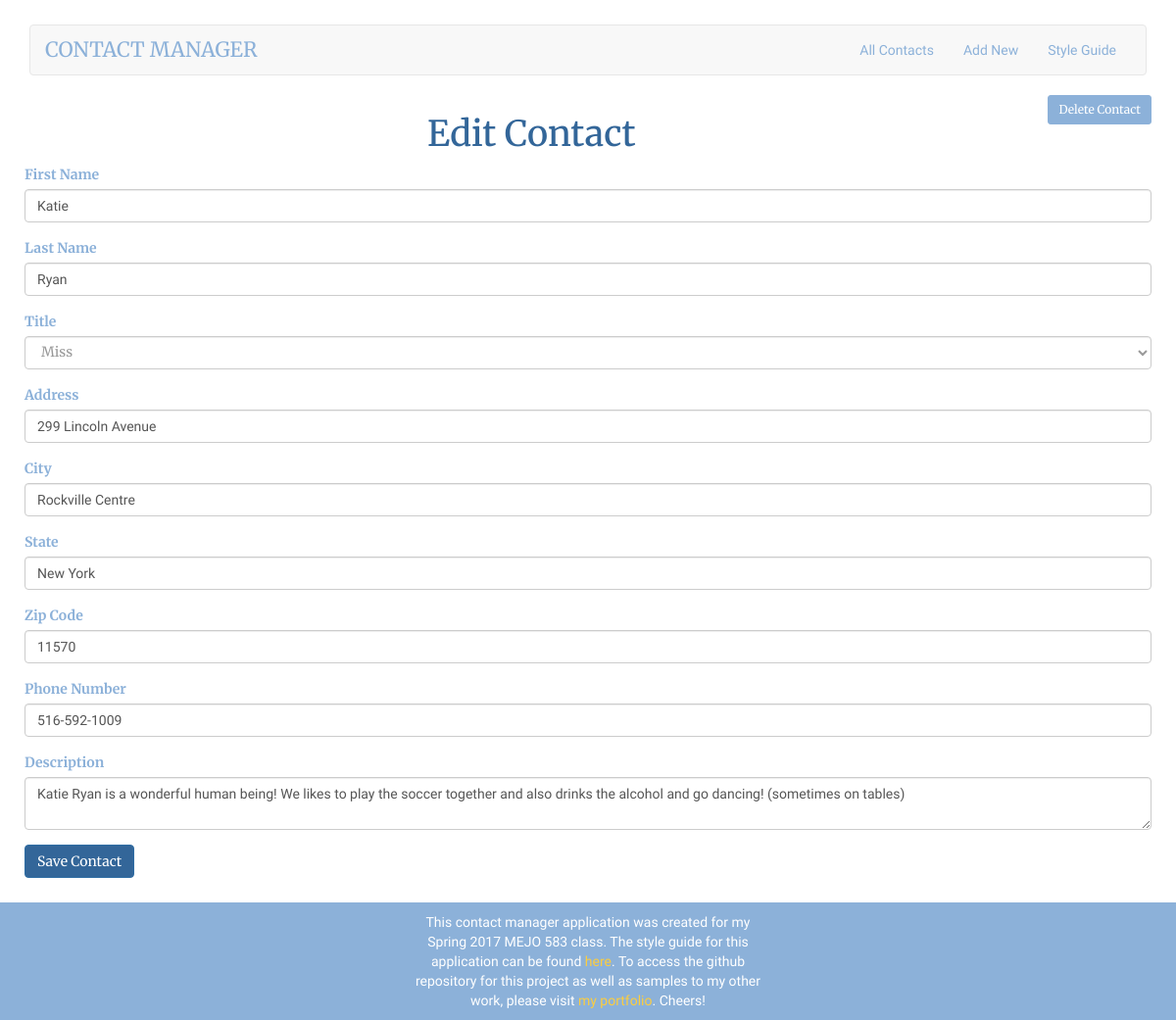
The page /edit.php?id=9 on the database its author committed.
### tables this page shows
CREATE TABLE `contacts` (
  `id` int(11) NOT NULL,
  `firstName` varchar(200) NOT NULL,
  `lastName` varchar(200) NOT NULL,
  `title` varchar(200) NOT NULL,
  `address` varchar(200) NOT NULL,
  `city` varchar(200) NOT NULL,
  `state` varchar(200) NOT NULL,
  `zip` varchar(200) NOT NULL,
  `phone` varchar(200) NOT NULL,
  `notes` text NOT NULL
);

### edit.php (the view, shortened to what this page needs)
<?php
  include 'header.php';
  $id = $_GET['id'];
  $stmt = $db->prepare('SELECT * from contacts WHERE id = :id LIMIT 1');
  $stmt->bindParam(':id', $id);
  $stmt->execute();
  $contact = $stmt->fetch(PDO::FETCH_ASSOC);
?>
<a href="/delete.php?id=<?= $contact['id']; ?>" class="btn btn-sm pull-right btn-delete">Delete Contact</a>
<h1 class="editcontact">Edit Contact</h1>
<form method="POST" action="/update.php">
  <div class="form-group">
    <label for="contact_firstName">First Name</label>
    <input class="form-control" type="text" name="firstName" id="contact_firstName" value="<?= $contact['firstName']; ?>" />
  </div>
  <div class="form-group">
    <label for="contact_lastName">Last Name</label>
    <input class="form-control" type="text" name="lastName" id="contact_lastName" value="<?= $contact['lastName']; ?>" />
  </div>
  <div class="form-group">
    <label for="contact_title">Title</label>
    <select name="title" id="contact_title" value="<?= $contact['title']; ?>" class="form-control">
      <option value="4"<?= ($contact['title'] == 4) ? 'selected' : '' ?>>Miss</option>
    </select>
  </div>
  <div class="form-group">
    <label for="contact_address">Address</label>
    <input class="form-control" type="text" name="address" id="contact_address" value="<?= $contact['address']; ?>" />
  </div>
  <div class="form-group">
    <label for="contact_city">City</label>
    <input class="form-control" type="text" name="city" id="contact_city" value="<?= $contact['city']; ?>" />
  </div>
  <div class="form-group">
    <label for="contact_state">State</label>
    <input class="form-control" type="text" name="state" id="contact_state" value="<?= $contact['state']; ?>" />
  </div>
  <div class="form-group">
    <label for="contact_zip">Zip Code</label>
    <input class="form-control" type="text" name="zip" id="contact_zip" value="<?= $contact['zip']; ?>" />
  </div>
  <div class="form-group">
    <label for="contact_phone">Phone Number</label>
    <input class="form-control" type="text" name="phone" id="contact_phone" value="<?= $contact['phone']; ?>" />
  </div>
  <div class="form-group">
    <label for="contact_notes">Description</label>
    <textarea class="form-control" name="notes" id="contact_notes"><?= $contact['notes']; ?></textarea>
  </div>
<button class="btn btn-primary">Save Contact</button>
</form>
<?php include 'footer.php'; ?>

### css/styles.css (style rules this page uses)
html { height: 100%; }
body { height: 100% }
.editcontact { font-family: 'Merriweather', serif !important; color: #336699 !important; text-align: center !important; }
label { font-family: 'Merriweather', serif; color: #8cb1d9; }
input { font-family: 'Noticia Text', serif; color: #999999; }
textarea { font-family: 'Noticia Text', serif; color: #999999; }
form { padding-left: 10px; padding-right: 10px; }
#contact_title { font-family: 'Merriweather', serif; color: #999999; }
.btn-primary { margin-bottom: 25px; font-family: 'Merriweather', serif; background-color: #336699; }
.btn-delete { font-family: 'Merriweather', serif; background-color: #8cb1d9; border-color: #8cb1d9; color: white; margin-right: 10px; }

### rows shown on the page
contacts: firstName "Katie", lastName "Ryan", title "Miss", address "299 Lincoln Avenue", city "Rockville Centre", state "New York", zip "11570", phone "516-592-1009", notes "Katie Ryan is a wonderful human being! We likes to play the soccer together and also drinks the alcohol and go dancing! (sometimes on tables)"
